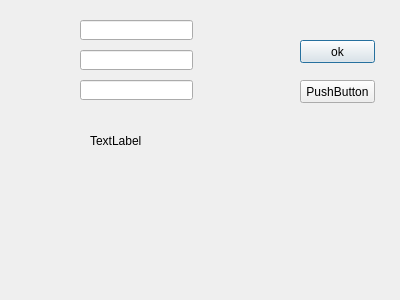
<?xml version="1.0" encoding="UTF-8"?>
<ui version="4.0">
 <class>Dialog</class>
 <widget class="QDialog" name="Dialog">
  <property name="geometry">
   <rect>
    <x>0</x>
    <y>0</y>
    <width>400</width>
    <height>300</height>
   </rect>
  </property>
  <property name="windowTitle">
   <string>Uitest</string>
  </property>
  <widget class="QPushButton" name="okBot">
   <property name="geometry">
    <rect>
     <x>300</x>
     <y>40</y>
     <width>75</width>
     <height>23</height>
    </rect>
   </property>
   <property name="text">
    <string>ok</string>
   </property>
  </widget>
  <widget class="QPushButton" name="exBut">
   <property name="geometry">
    <rect>
     <x>300</x>
     <y>80</y>
     <width>75</width>
     <height>23</height>
    </rect>
   </property>
   <property name="text">
    <string>PushButton</string>
   </property>
  </widget>
  <widget class="QLabel" name="label">
   <property name="geometry">
    <rect>
     <x>90</x>
     <y>100</y>
     <width>141</width>
     <height>81</height>
    </rect>
   </property>
   <property name="text">
    <string>TextLabel</string>
   </property>
  </widget>
  <widget class="QLineEdit" name="xEd">
   <property name="geometry">
    <rect>
     <x>80</x>
     <y>20</y>
     <width>113</width>
     <height>20</height>
    </rect>
   </property>
  </widget>
  <widget class="QLineEdit" name="yEd">
   <property name="geometry">
    <rect>
     <x>80</x>
     <y>50</y>
     <width>113</width>
     <height>20</height>
    </rect>
   </property>
  </widget>
  <widget class="QLineEdit" name="zEd">
   <property name="geometry">
    <rect>
     <x>80</x>
     <y>80</y>
     <width>113</width>
     <height>20</height>
    </rect>
   </property>
  </widget>
 </widget>
 <resources/>
 <connections/>
</ui>
